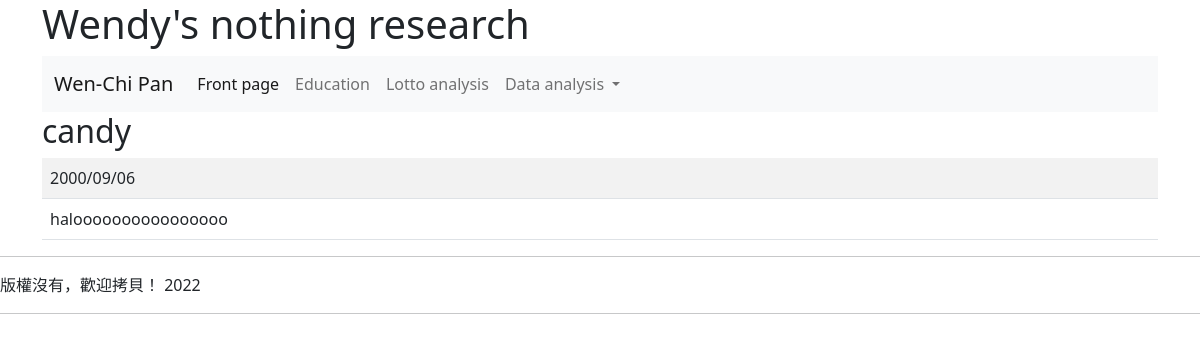
The app's page /show/2/ with its own data.
### mysite/models.py (models this page shows, shortened)
class News(models.Model):
    title = models.CharField(max_length=200)
    content = models.TextField()
    pdate = models.CharField(max_length=50)
    url = models.CharField(max_length=200)
    class Meta:
        ordering = ('-pdate',)

### mysite/views.py (the view)
# urls.py: path('show/<int:id>/', views.show),
def show(request, id):
    item= News.objects.get(id=id)
    return render(request, "show.html" , locals())

### templates/show.html (shortened to what this page needs)
{% extends "base.html" %}
{% block headmessage %} <h2>{{ item.title }}</h2> {% endblock %}
{% block content %}
    <table class="table table-striped">
        <tr>
            <td>{{ item.pdate }}</td>
        </tr>
        <tr>
            <td>{{ item.content}}</td>
        </tr>
    </table>
{% endblock %}

### records on screen
News: title "candy", pdate "2000/09/06", content "haloooooooooooooooo"
